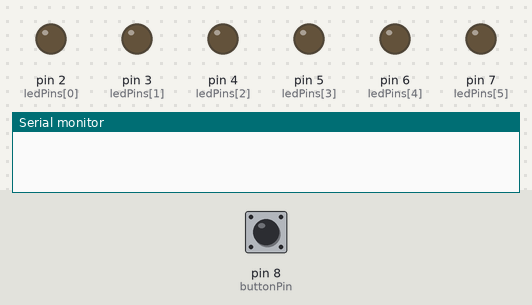
Recording of a sketch running on a simulated Arduino Uno, built with avr-gcc and run on an emulated ATmega328P. Shown: output pins drawn as LEDs (lit = HIGH), the last lines printed to the serial monitor. Inputs (shaded band) come from the test bench; at power-on: pin 8 (buttonPin) HIGH. Random numbers use the default seed unless the sketch sets one.

Above: at 1.2 s.
1.3 s: pin 8 (buttonPin) pulled LOW for 0.15 s
At 1.45 s:
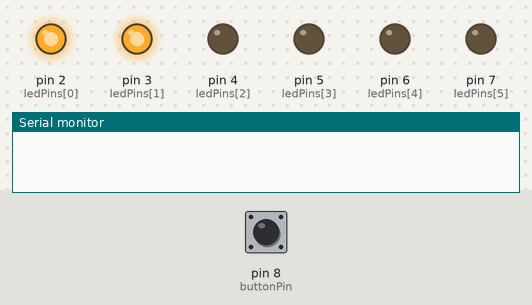
At 4.8 s:
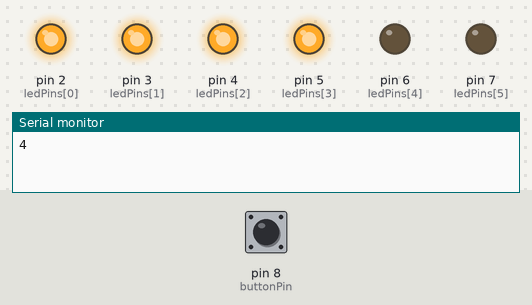
9.0 s: pin 8 (buttonPin) pulled LOW for 1 s
At 13.1 s:
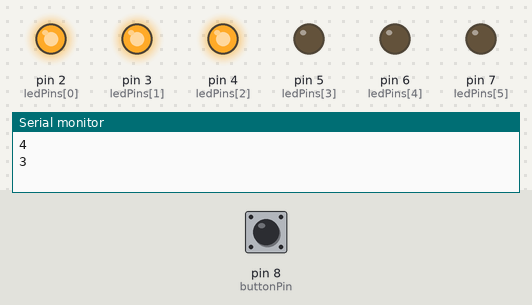
Timing chart, 0 to 14.6 s (numbered marks = the images above; inputs shaded):
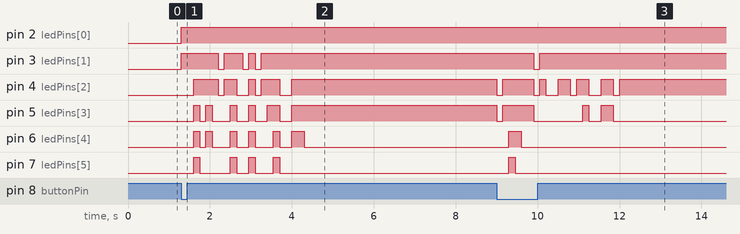

The sketch:

sketch.ino
```cpp
int ledPins[] = {2, 3, 4, 5, 6, 7};
int buttonPin = 8;
int currentNumber = 0;

void setup() {
  // initialize LED pins as outputs
  for (int i = 0; i < 6; i++) {
    pinMode(ledPins[i], OUTPUT);
  }

  // initialize button pin as input with pullup resistor
  pinMode(buttonPin, INPUT_PULLUP);

  // initialize serial communication
  Serial.begin(9600);
}

void loop() {
  // wait for button press
  while (digitalRead(buttonPin) == HIGH);

  // generate random numbers and display on LEDs
  for (int i = 0; i < 20; i++) {
    int randomNumber = random(1, 7);
    displayNumber(randomNumber);
    delay(150);
  }

  // update current number with the last generated number
  currentNumber = random(1, 7);

  // wait for button release
  while (digitalRead(buttonPin) == LOW);

  // display the last generated number on LEDs
  displayNumber(currentNumber);

  // print the last generated number to serial monitor
  Serial.println(currentNumber);
}

void displayNumber(int number) {
  // turn off all LEDs
  for (int i = 0; i < 6; i++) {
    digitalWrite(ledPins[i], LOW);
  }

  // turn on LEDs corresponding to the number
  for (int i = 0; i < number; i++) {
    digitalWrite(ledPins[i], HIGH);
  }
}
```

Measured:
- after the input at 1.3 s, pin 2 (ledPins[0]): LOW → HIGH at once; pin 3 (ledPins[1]): goes HIGH 0.90 s, LOW 0.15 s, HIGH 0.45 s, LOW 0.15 s, HIGH 0.15 s, LOW 0.15 s, then HIGH, starting at once
- after the input at 9.0 s, pin 3 (ledPins[1]): HIGH → LOW after 0.90 s, → HIGH 0.15 s later; pin 4 (ledPins[2]): HIGH → LOW at once, → HIGH 0.15 s later, → LOW 0.75 s later, → HIGH 0.15 s later, … (12 changes in this stretch)
